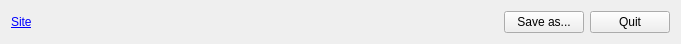
      <widget class="QWidget" name="layoutWidget_3">
       <property name="geometry">
        <rect>
         <x>51</x>
         <y>330</y>
         <width>681</width>
         <height>37</height>
        </rect>
       </property>
       <layout class="QHBoxLayout" name="horizontalLayout">
        <item>
         <widget class="QLabel" name="label_8">
          <property name="text">
           <string>&lt;html&gt;&lt;head/&gt;&lt;body&gt;&lt;p&gt;&lt;a href=&quot;https://github.com/gil9red/QRCodeGenerator&quot;&gt;&lt;span style=&quot; text-decoration: underline; color:#0000ff;&quot;&gt;Site&lt;/span&gt;&lt;/a&gt;&lt;/p&gt;&lt;/body&gt;&lt;/html&gt;</string>
          </property>
          <property name="openExternalLinks">
           <bool>true</bool>
          </property>
         </widget>
        </item>
        <item>
         <spacer name="horizontalSpacer">
          <property name="orientation">
           <enum>Qt::Horizontal</enum>
          </property>
          <property name="sizeHint" stdset="0">
           <size>
            <width>40</width>
            <height>20</height>
           </size>
          </property>
         </spacer>
        </item>
        <item>
         <widget class="QPushButton" name="pButtonSave">
          <property name="text">
           <string>Save as...</string>
          </property>
         </widget>
        </item>
        <item>
         <widget class="QPushButton" name="pButtonQuit">
          <property name="text">
           <string>Quit</string>
          </property>
         </widget>
        </item>
       </layout>
      </widget>
